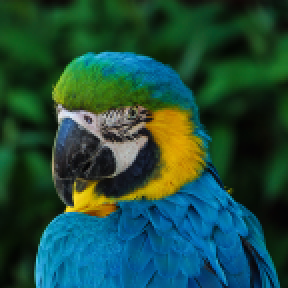
#> input picture image-warping/test.png, 144 x 144 px (shown 2 times larger)
$ python warping.py
#> lines starting #> are read from the running program, lines starting #| are printed output that depends on the picture; after the words box and inside, x2 and y2 are one past the last pixel; in counts of white or black regions, pixels touching at a corner belong together
# To add a new cell, type '# %%'
# To add a new markdown cell, type '# %% [markdown]'
# %% Change working directory from the workspace root to the ipynb file location. Turn this addition off with the DataScience.changeDirOnImportExport setting
# ms-python.python added
import os
try:
	os.chdir(os.path.join(os.getcwd(), 'image-warping'))
	print(os.getcwd())
except:
	pass
# %% [markdown]
# # Image Warping Lab
# %% [markdown]
# ## Part 1: Interpolation
#
# Since we are going to be warping images, we need to make sure we have a good interpolation function to deal with inexact pixel locations.
#
# In the cell below, we want to scale an image by a factor of 2.30 in both x and y. **Write a function called "interpolate" that performs bilinear interpolation.** This function should take in the image and a location (x,y) of interest. It then uses the nearby pixels to that location to interpolate and return an RGB value.

# %%
from imageio import imread, imsave
import matplotlib.pyplot as plt
import numpy as np
import math

#Your bilinear interpolation function
def interpolate(image, x, y):
    top_l = np.zeros(3)
    top_r = np.zeros(3)
    bot_l = np.zeros(3)
    bot_r = np.zeros(3)
    h = math.floor(x)
    w = math.floor(y)

    if h < len(image) - 1 and w < len(image[0]) - 1:
        top_r = image[h+1, w+1]
    else:
        top_r = image[h,w]
    if h < len(image) - 1 and w > 1:
        top_l = image[h+1, w]
    else:
        top_l = image[h,w]

    if w < len(image[0]) - 1 and h > 1:
        bot_r = image[h, w+1]
    else:
        bot_r = image[h,w]
    if w > 1 and h > 1:
        bot_l = image[h, w]
    else:
        bot_l = image[h,w]

    X = x-h
    Y = y-w

    left_val = (bot_l*(1-X))+(top_l*X)
    right_val = (bot_r*(1-X))+(top_r*X)

    return (left_val*(1-Y))+(right_val*Y)


filename = "test.png"
im = imread(filename)
#> im is the input picture: shape (144, 144, 3); mean R, G, B 30.5, 75.9, 61.2

h,w,_ = im.shape
#> h = 144; w = 144
scale = 2.3

result = np.zeros((int(scale*h),(int(scale*w)),3), dtype="uint8")

result[0:h,0:w,:] = im #Temporary line, you can delete it
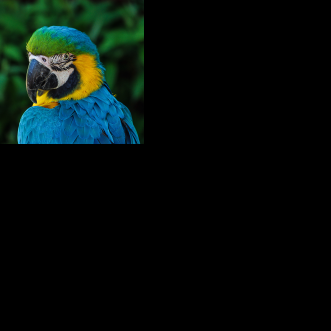
#> result: shape (331, 331, 3); mean R, G, B 5.8, 14.4, 11.6

#Write code that scales the image by a factor of 2.3
#It should call interpolate.


for x in range(int(scale*h)):
    for y in range(int(scale*w)):
        result[x,y] = interpolate(im,x/scale,y/scale)
#> this loop made 331 passes
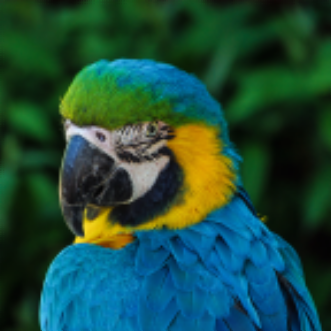
#> result: shape (331, 331, 3); mean R, G, B 30, 75.5, 60.9


plt.imshow(result,vmin=0)
plt.show()

# %% [markdown]
# ## Part 2: Backwards Mapping
#
# Now that we have a interpolation function, we need a function that performs a backward mapping between a source and target image.
#
# Given a simple rotation transformation, **write a function that performs a backwards mapping. This function should also call your interpolate function.**
#
# For this example, the source and target image will be the same size, which means part of your rotated image will be cut off on the corners. You can assume that all pixels need to be backward mapped. Also, **don't forget to invert the transform. This is really easy in numpy.**

# %%
def backmap1(image, transform):

    h,w,_ = im.shape

    result = np.zeros((h,w,3), dtype="uint8")
    inv = np.asarray(np.linalg.inv(transform))


    for x in range(h):
        for y in range(w):
            pt = np.dot(inv, np.array([x,y,1]))
            if 0 < pt[0] < h and  0 < pt[1] < w :
                result[x,y] = interpolate(image, pt[0], pt[1])
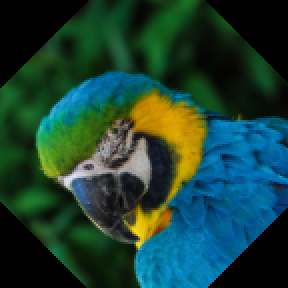
#> result: shape (144, 144, 3) (shown 2 times larger); mean R, G, B 27.4, 65.1, 52.4

    return result


from math import sin,cos,pi

filename = "test.png"
im = imread(filename)

transform = np.matrix([[cos(45 * pi/180), -sin(45 * pi/180), w/2],[sin(45 * pi/180),cos(45 * pi/180),-h/5],[0,0,1]])

result = backmap1(im,transform)

plt.imshow(result,vmin=0)
plt.show()

# %% [markdown]
# ## Part 3: Homographies
#
# Now that we have the two specific functions that we need, let's start looking at some more interesting image warping. In class, we discussed how we can use homographies to warp images nonlinearly. In this lab, we have provided the homography generating code for you.

# %%
class Point():
    def __init__(self,x,y):
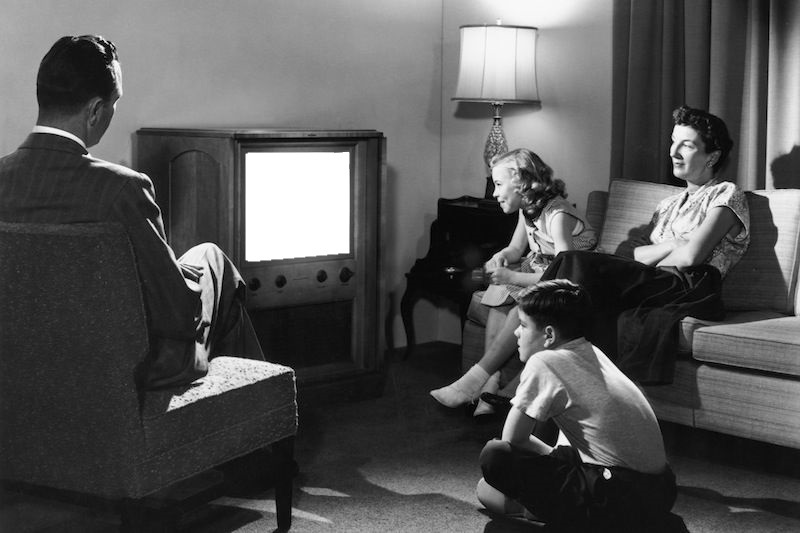
#> input picture image-warping/tv.jpg, 800 x 533 px
#> further down, tv is the input picture: shape (533, 800, 3); min 0, max 255, mean 84.7
        self.x = x
        self.y = y


def getHomography(s0,s1,s2,s3,t0,t1,t2,t3):

    x0s = s0.x
    y0s = s0.y
    x0t = t0.x
    y0t = t0.y

    x1s = s1.x
    y1s = s1.y
    x1t = t1.x
    y1t = t1.y

    x2s = s2.x
    y2s = s2.y
    x2t = t2.x
    y2t = t2.y

    x3s = s3.x
    y3s = s3.y
    x3t = t3.x
    y3t = t3.y

    #Solve for the homography matrix
    A = np.matrix([
            [x0s, y0s, 1, 0, 0, 0, -x0t*x0s, -x0t*y0s],
            [0, 0, 0, x0s, y0s, 1, -y0t*x0s, -y0t*y0s],
            [x1s, y1s, 1, 0, 0, 0, -x1t*x1s, -x1t*y1s],
            [0, 0, 0, x1s, y1s, 1, -y1t*x1s, -y1t*y1s],
            [x2s, y2s, 1, 0, 0, 0, -x2t*x2s, -x2t*y2s],
            [0, 0, 0, x2s, y2s, 1, -y2t*x2s, -y2t*y2s],
            [x3s, y3s, 1, 0, 0, 0, -x3t*x3s, -x3t*y3s],
            [0, 0, 0, x3s, y3s, 1, -y3t*x3s, -y3t*y3s]
        ])

    b = np.matrix([
            [x0t],
            [y0t],
            [x1t],
            [y1t],
            [x2t],
            [y2t],
            [x3t],
            [y3t]
        ])

    #The homorgraphy solutions a-h
    solutions = np.linalg.solve(A,b)

    solutions = np.append(solutions,[[1.0]], axis=0)

    #Reshape the homography into the appropriate 3x3 matrix
    homography = np.reshape(solutions, (3,3))

    return homography

def getScreen():
    result = []
    screen = np.loadtxt("screen.txt")
    for line in screen:
        result.append(Point(int(line[0]), int(line[1])))
    return result

# %% [markdown]
# We want to be able to get a new image into the tv set in the image shown below. Note that not all pixels will need to be backward mapped. For this reason, we also need to specify a list of points that we are considering. This is provided in the getScreen function definined above.
#
# **Rewrite your backmap function to allow for two images of different sizes and a specific set of points that need to be mapped.**

# %%
def backmap2(source, target, transform, points):
    h,w,_ = target.shape
    result = np.copy(target)
    inv = np.asarray(np.linalg.inv(transform))

    for pt in points:
        new_pt = np.dot(inv, np.array([pt.x, pt.y, 1]))
        if 0 < new_pt[0] < h and  0 < new_pt[1] < w :
                result[pt.y, pt.x] = interpolate(source, new_pt[1], new_pt[0])
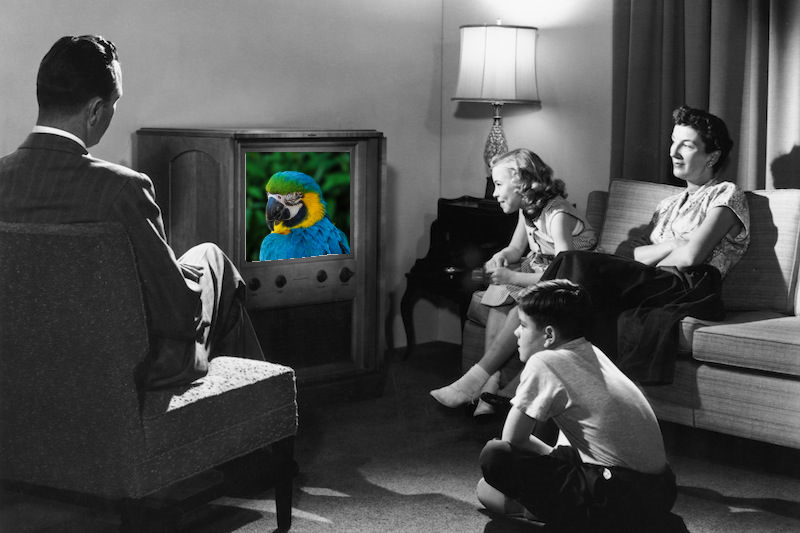
#> result: shape (533, 800, 3); 2.58% of pixels changed, all inside (x1, y1, x2, y2) = (246, 152, 350, 262)
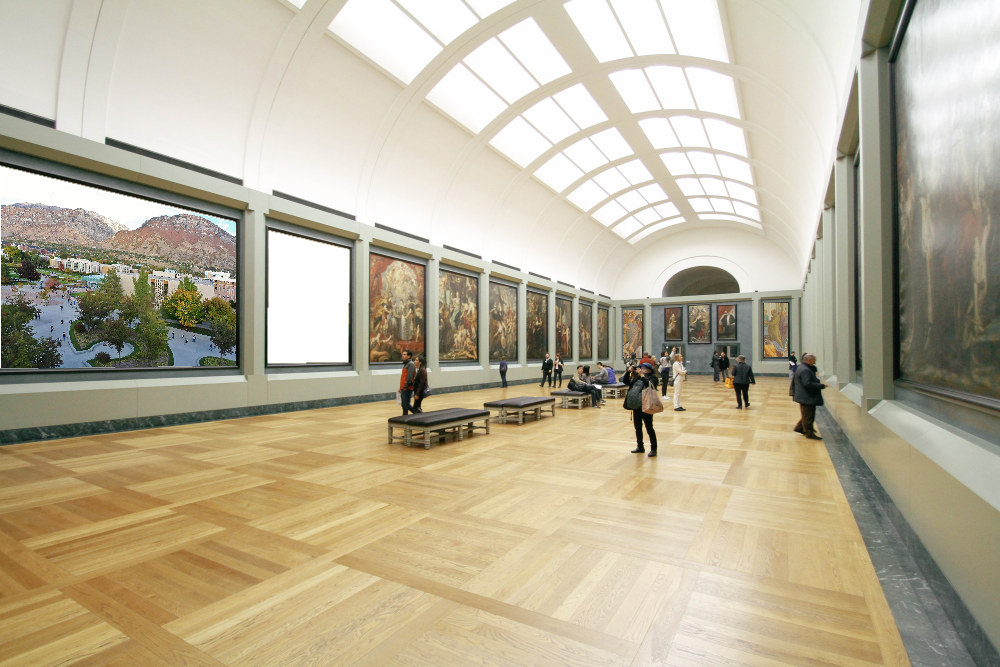
#> input picture image-warping/museum.png, 1000 x 667 px
#> further down, museum is the input picture: shape (667, 1000, 3); mean R, G, B 186.6, 177.2, 153.3

    return result


filename = "test.png"
im = imread(filename)

h,w,_ = im.shape

s0 = Point(0,0)
s1 = Point(w-1,0)
s2 = Point(w-1,h-1)
s3 = Point(0,h-1)

t0 = Point(245,152)
t1 = Point(349,150)
t2 = Point(349,253)
t3 = Point(246,261)

tv = imread('tv.jpg')
plt.imshow(tv,vmin=0)
plt.show()

transform = getHomography(s0,s1,s2,s3,t0,t1,t2,t3)

screen = getScreen()

result = backmap2(im, tv, transform, screen)

plt.imshow(result,vmin=0)
plt.show()

# %% [markdown]
# ## Part 4: Geometric Tests
#
# We have a pretty robust warping algorithm now, but we need a way of determining which pixels are of interest and which pixels are not of interest on our target image.
#
# Notice in the image below that we were able to replace the nearest canvas with a picture of BYU campus. We did so by finding the corners of the canvas, determining points that lie inside that canvas, and then using a homography as our transform for the backward mapping. We left a blank canvas for you to try this out as well.
#
# **Rewrite your backmap function (yet again) to take in the corners of interest, perform a homography, and include a pixel tester that makes a bounding box around the area of interest, then uses cross product geometric testing to verify if a pixel is on the canvas** (we acknowledge there are other ways you could solve this problem, but this is good practice).
#

# %%
def getCanvas(t0, t1, t2, t3):
    canvas = []

    for x in range(t3.x,t1.x):
        for y in range(t0.y, t3.y):
            canvas.append(Point(x,y))

    return canvas


def backmap3(source,target,s0,s1,s2,s3,t0,t1,t2,t3):
    points = getCanvas(t0, t1, t2, t3)
    transform = getHomography(s0,s1,s2,s3,t0,t1,t2,t3)

    h,w,_ = target.shape
    result = np.copy(target)
    inv = np.asarray(np.linalg.inv(transform))

    for pt in points:
        new_pt = np.dot(inv, np.array([pt.x, pt.y, 1]))
        if 0 < new_pt[0] < h and  0 < new_pt[1] < w :
                result[pt.y, pt.x] = interpolate(source, new_pt[1], new_pt[0])
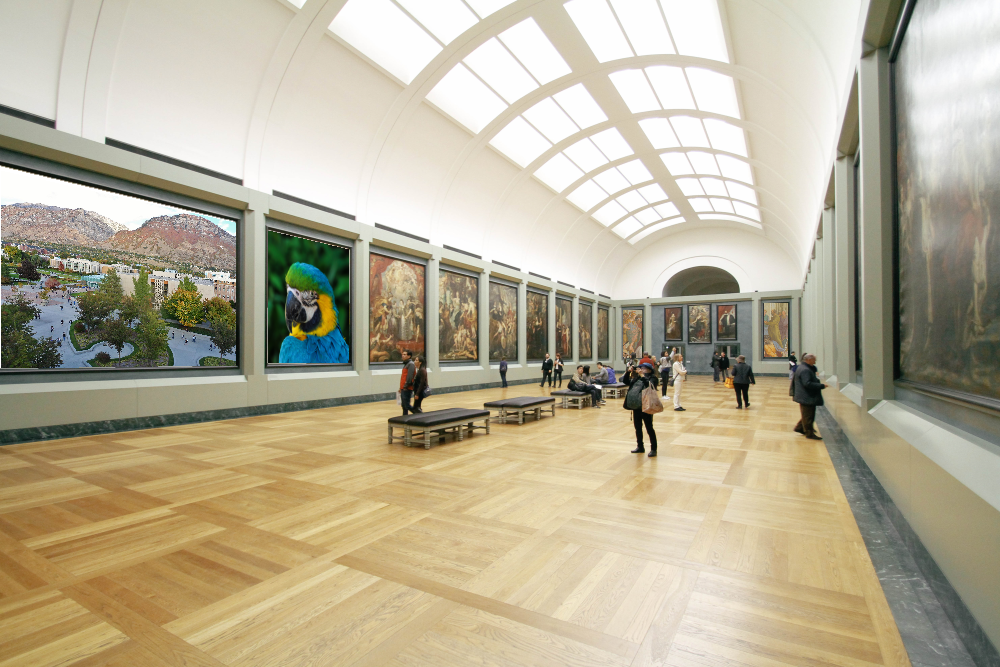
#> result: shape (667, 1000, 3); 1.5% of pixels changed, all inside (x1, y1, x2, y2) = (268, 231, 349, 363)

    return result


museum = imread('museum.png')
plt.imshow(museum,vmin=0)
plt.show()

filename = "test.png"
im = imread(filename)

h,w,_ = im.shape

s0 = Point(0,0)
s1 = Point(w-1,0)
s2 = Point(w-1,h-1)
s3 = Point(0,h-1)

t0 = Point(268,230)
t1 = Point(349,249)
t2 = Point(347,361)
t3 = Point(267,363)

result = backmap3(im,museum,s0,s1,s2,s3,t0,t1,t2,t3)

plt.imshow(result,vmin=0)
plt.show()


# %%
